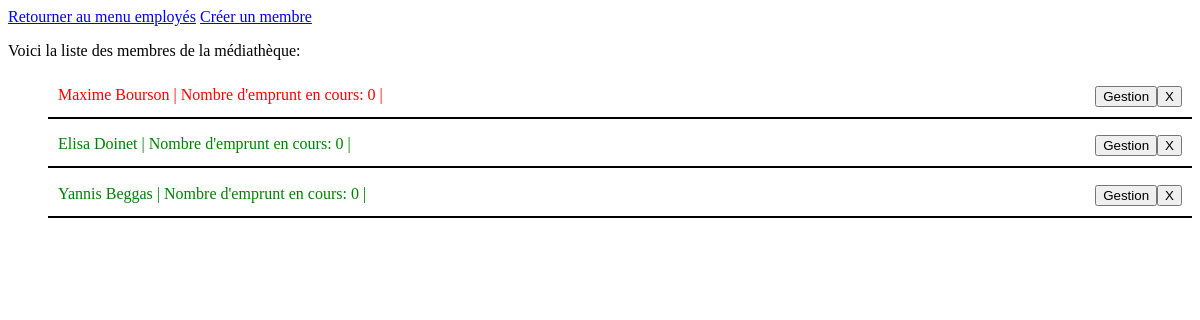
Page /employees/show-members/ on the earlier database version.
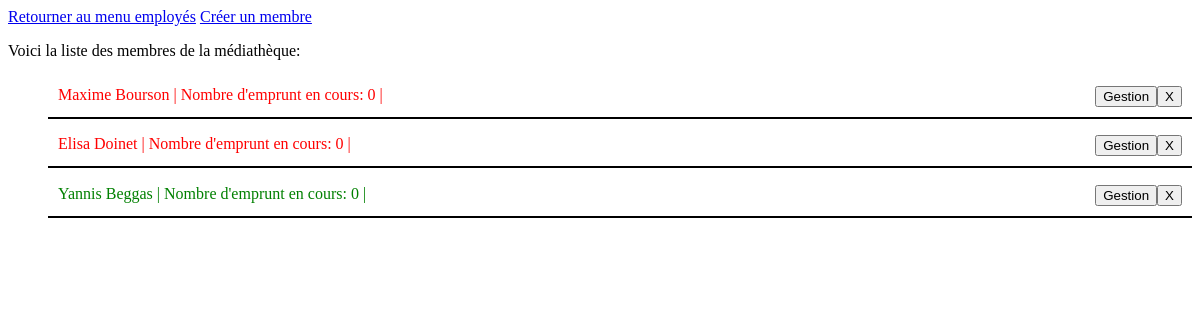
Same page on the later database version.
### member/models.py (models this page shows, shortened)
class Member(models.Model):
    firstname = models.CharField(max_length=45)
    lastname = models.CharField(max_length=45)
    bloque = models.BooleanField(null=False, default=False)
    nb_borrowed = models.IntegerField(default=0)

### employee/views.py (the view)
# urls.py: path('show-members/', views.show_members, name="show_members"),
def show_members(request):
    members = Member.objects.all().values()
    template = loader.get_template('show_members.html')
    context = {
        'members': members
    }
    return HttpResponse(template.render(context, request))

### employee/templates/show_members.html (shortened to what this page needs)
<!DOCTYPE html>
<html lang="fr">
<head>
</head>
<body>
    <a href="/employees">Retourner au menu employés</a>
    <a href="/employees/create-member">Créer un membre</a>
    <p>Voici la liste des membres de la médiathèque:</p>
        <ul style="display: flex; flex-direction: column; gap: .4rem;">
            {% for member in members %}
                <div style="display: flex; justify-content: space-between; border-bottom: 2px solid black; padding: 10px;">
                    {% if member.bloque == True or member.nb_borrowed == 3 %}
                    <li style="list-style: none; color: red;">{{ member.firstname }} {{ member.lastname }} | Nombre d'emprunt en cours: {{member.nb_borrowed}} | </li>
                    {% elif member.bloque == False and membre.nb_borrowed < 3 or member.nb_borrowed == 2 %}
                    <li style="list-style: none; color: orange;">{{ member.firstname }} {{ member.lastname }} | Nombre d'emprunt en cours: {{member.nb_borrowed}} | </li>
                    {% else %}
                    <li style="list-style: none; color: green;">{{ member.firstname }} {{ member.lastname }} | Nombre d'emprunt en cours: {{member.nb_borrowed}} | </li>
                    {% endif %}
                    <div style="display: flex;">
                        <form method="post" action="{% url 'member_detail' member.id %}">
                            <input type="submit" value="Gestion">
                        </form>
                        <form method="post" action="{% url 'delete_member' member.id %}">
                            <input type="submit" value="X">
                        </form>
                    </div>
                </div>
            {% endfor %}
        </ul>
</body>
</html>

Differences in the rows shown:
changed Member "Elisa": bloque False → True (drawn)
